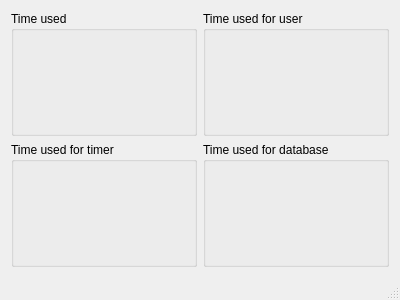
<?xml version="1.0" encoding="UTF-8"?>
<ui version="4.0">
 <class>MainWindow</class>
 <widget class="QMainWindow" name="MainWindow">
  <property name="geometry">
   <rect>
    <x>0</x>
    <y>0</y>
    <width>400</width>
    <height>300</height>
   </rect>
  </property>
  <property name="windowTitle">
   <string>MainWindow</string>
  </property>
  <widget class="QWidget" name="centralWidget">
   <layout class="QGridLayout" name="gridLayout">
    <item row="0" column="0">
     <widget class="QGroupBox" name="groupBox">
      <property name="title">
       <string>Time used</string>
      </property>
      <layout class="QVBoxLayout" name="verticalLayout">
       <item>
        <widget class="QLabel" name="userTimeAverage"/>
       </item>
       <item>
        <widget class="QLabel" name="maxmin"/>
       </item>
       <item>
        <widget class="QLabel" name="userTime"/>
       </item>
      </layout>
     </widget>
    </item>
    <item row="0" column="1">
     <widget class="QGroupBox" name="groupBox_2">
      <property name="title">
       <string>Time used for user</string>
      </property>
      <layout class="QVBoxLayout" name="verticalLayout_2">
       <item>
        <widget class="QLabel" name="userTimeAverageForUser"/>
       </item>
       <item>
        <widget class="QLabel" name="maxminForUser"/>
       </item>
       <item>
        <widget class="QLabel" name="userTimeForUser"/>
       </item>
      </layout>
     </widget>
    </item>
    <item row="1" column="0">
     <widget class="QGroupBox" name="groupBox_3">
      <property name="title">
       <string>Time used for timer</string>
      </property>
      <layout class="QVBoxLayout" name="verticalLayout_3">
       <item>
        <widget class="QLabel" name="userTimeAverageForTimer"/>
       </item>
       <item>
        <widget class="QLabel" name="maxminForTimer"/>
       </item>
       <item>
        <widget class="QLabel" name="userTimeForTimer"/>
       </item>
      </layout>
     </widget>
    </item>
    <item row="1" column="1">
     <widget class="QGroupBox" name="groupBox_4">
      <property name="title">
       <string>Time used for database</string>
      </property>
      <layout class="QVBoxLayout" name="verticalLayout_4">
       <item>
        <widget class="QLabel" name="userTimeAverageForDatabase"/>
       </item>
       <item>
        <widget class="QLabel" name="maxminForDatabase"/>
       </item>
       <item>
        <widget class="QLabel" name="userTimeForDatabase"/>
       </item>
      </layout>
     </widget>
    </item>
   </layout>
  </widget>
  <widget class="QStatusBar" name="statusBar"/>
 </widget>
 <layoutdefault spacing="6" margin="11"/>
 <resources/>
 <connections/>
</ui>
